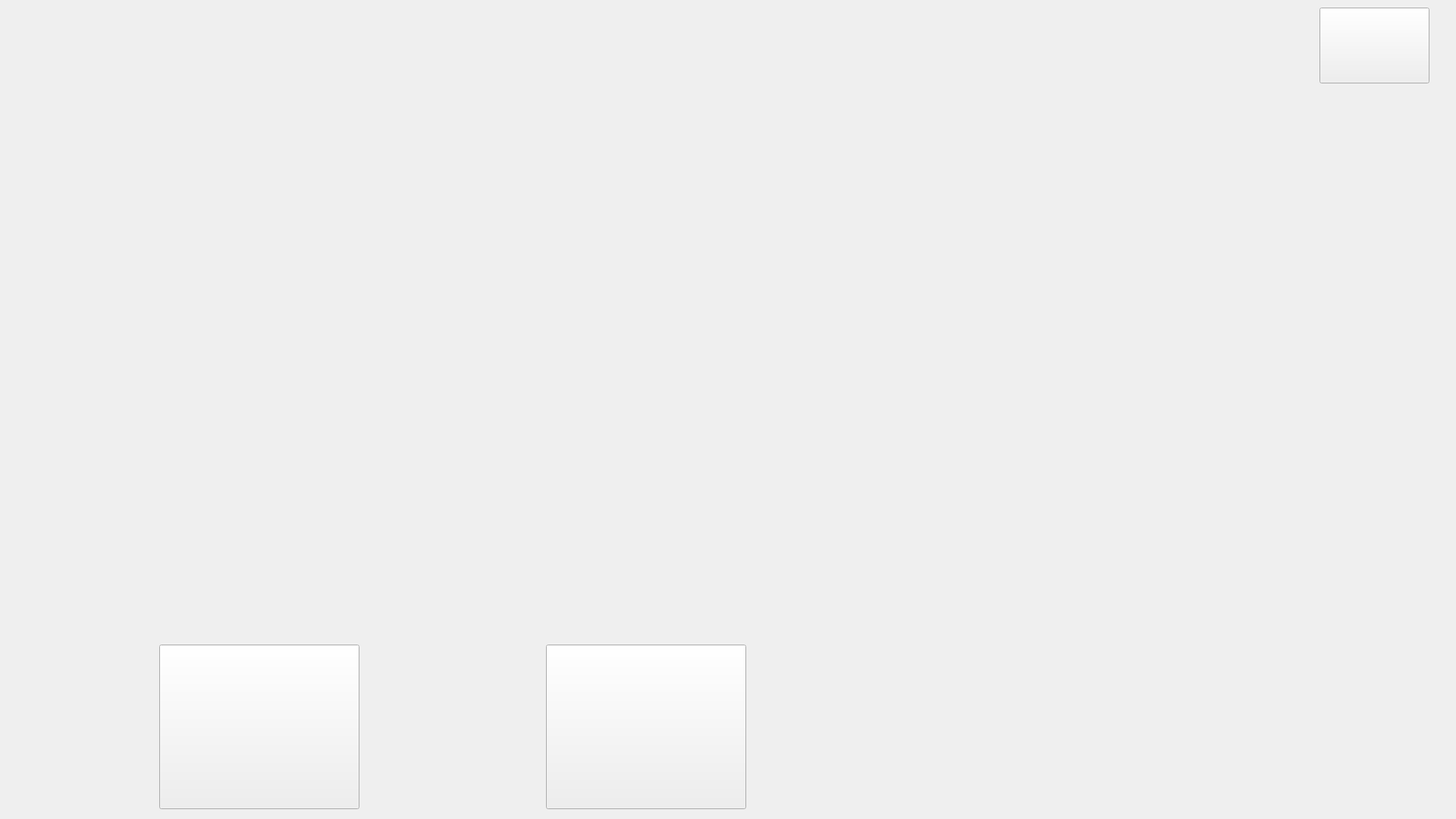
<?xml version="1.0" encoding="UTF-8"?>
<ui version="4.0">
 <class>Form</class>
 <widget class="QWidget" name="Form">
  <property name="geometry">
   <rect>
    <x>0</x>
    <y>0</y>
    <width>1920</width>
    <height>1080</height>
   </rect>
  </property>
  <property name="windowTitle">
   <string>Form</string>
  </property>
  <property name="styleSheet">
   <string notr="true">QWidget#Form{background-image: url(:/img/img/bg_1.png);}

QPushButton#start{border-image: url(:/img/img/start_on.png);}
QPushButton#start:pressed{border-image: url(:/img/img/start_off.png);}

QPushButton#stop{border-image: url(:/img/img/stop_on.png);}
QPushButton#stop:pressed{border-image: url(:/img/img/stop_off.png);}

</string>
  </property>
  <widget class="QPushButton" name="start">
   <property name="geometry">
    <rect>
     <x>210</x>
     <y>850</y>
     <width>264</width>
     <height>217</height>
    </rect>
   </property>
   <property name="styleSheet">
    <string notr="true"/>
   </property>
   <property name="text">
    <string/>
   </property>
  </widget>
  <widget class="QPushButton" name="stop">
   <property name="geometry">
    <rect>
     <x>720</x>
     <y>850</y>
     <width>264</width>
     <height>217</height>
    </rect>
   </property>
   <property name="styleSheet">
    <string notr="true"/>
   </property>
   <property name="text">
    <string/>
   </property>
  </widget>
  <widget class="QLabel" name="label">
   <property name="geometry">
    <rect>
     <x>50</x>
     <y>170</y>
     <width>1080</width>
     <height>720</height>
    </rect>
   </property>
   <property name="text">
    <string/>
   </property>
  </widget>
  <widget class="QTextBrowser" name="textBrowser">
   <property name="geometry">
    <rect>
     <x>1160</x>
     <y>250</y>
     <width>661</width>
     <height>571</height>
    </rect>
   </property>
   <property name="styleSheet">
    <string notr="true">font:20pt &quot;微软雅黑&quot;;color:rgb(158,164,178);background-color:transparent;border:none;
</string>
   </property>
  </widget>
  <widget class="QPushButton" name="exitbutton">
   <property name="geometry">
    <rect>
     <x>1740</x>
     <y>10</y>
     <width>145</width>
     <height>100</height>
    </rect>
   </property>
   <property name="font">
    <font>
     <family>Arial</family>
     <pointsize>20</pointsize>
    </font>
   </property>
   <property name="text">
    <string/>
   </property>
  </widget>
  <zorder>exitbutton</zorder>




 </widget>
 <resources>
  <include location="color.qrc"/>
 </resources>
 <connections/>
</ui>
